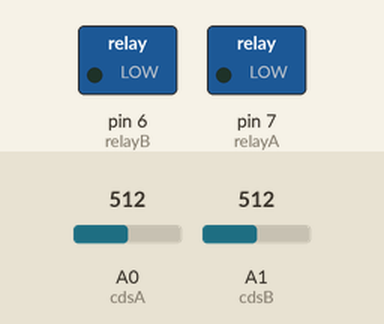
This sketch was run on a simulated Arduino Uno, built with avr-gcc and run on an emulated ATmega328P. On the bench: switched loads named in the sketch (green lamp = pin HIGH). The test bench sets the inputs (shaded band); at power-on: A0 (cdsA) = 512, A1 (cdsB) = 512. What the sketch prints to the serial monitor is not drawn.

Above: at 1.4 s.
1.5 s: A0 (cdsA) set to 162
3.0 s: A0 (cdsA) set to 134
At 3.8 s:
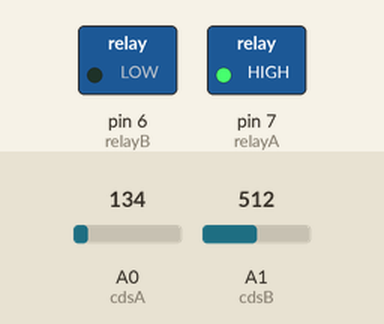
4.5 s: A1 (cdsB) set to 165
7.5 s: A1 (cdsB) set to 143
At 8.5 s:
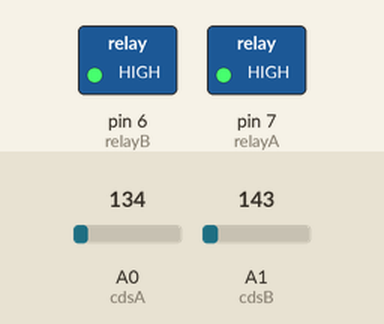
9.0 s: A0 (cdsA) set to 160
At 9.8 s:
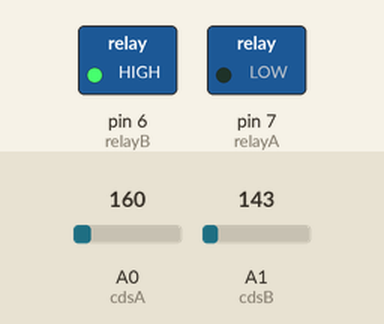
10.8 s: A0 (cdsA) set to 140
At 12.2 s:
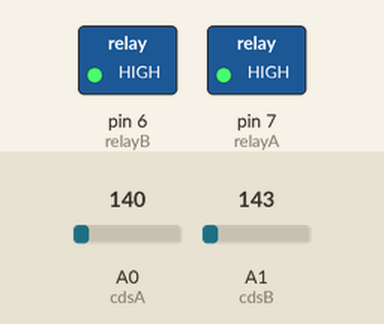
Timing chart, 0 to 13.3 s (numbered marks = the images above; inputs shaded):
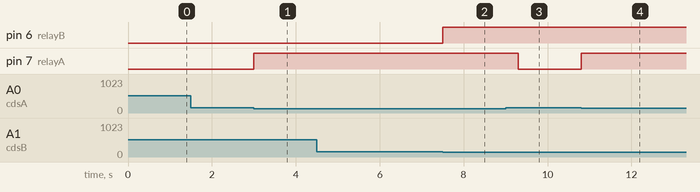

The sketch:

relay_cds.ino
```cpp
int cdsA = A0;
int cdsB = A1;
int relayA = 7;
int relayB = 6;

bool stop_flagA = false;
bool stop_flagB = false;

void setup() {
  pinMode(relayA, OUTPUT);
  pinMode(relayB, OUTPUT);
  Serial.begin(115200);
}

void loop() {
  int lightA = analogRead(cdsA);
  int lightB = analogRead(cdsB);
  Serial.print('A');
  Serial.print(lightA);
  Serial.print('B');
  Serial.println(lightB);


  if (lightA > 150){
    if(stop_flagA == false){
      delay(300);
      digitalWrite(relayA, LOW);
      stop_flagA = true;
    }
    if(stop_flagA == true){
      digitalWrite(relayA, LOW);
    }

  }
  else{
    stop_flagA = false;
    digitalWrite(relayA, HIGH);
  }

  if (lightB > 150){
    if(stop_flagB == false){
      delay(300);
      digitalWrite(relayB, LOW);
      stop_flagB = true;
    }
    if(stop_flagB == true){
      digitalWrite(relayB, LOW);
    }

  }
  else{
    stop_flagB = false;
    digitalWrite(relayB, HIGH);
  }
}
```

Measured:
- the behaviour switches between 151 and 150 on A0 (cdsA) (found by bisection; images 0 and 1)
- the behaviour switches between 151 and 150 on A1 (cdsB) (found by bisection; images 1 and 2)
- after the input at 3.0 s, pin 7 (relayA): LOW → HIGH at once
- after the input at 7.5 s, pin 6 (relayB): LOW → HIGH at once
- after the input at 9.0 s, pin 7 (relayA): HIGH → LOW after 0.30 s
- after the input at 10.8 s, pin 7 (relayA): LOW → HIGH at once
